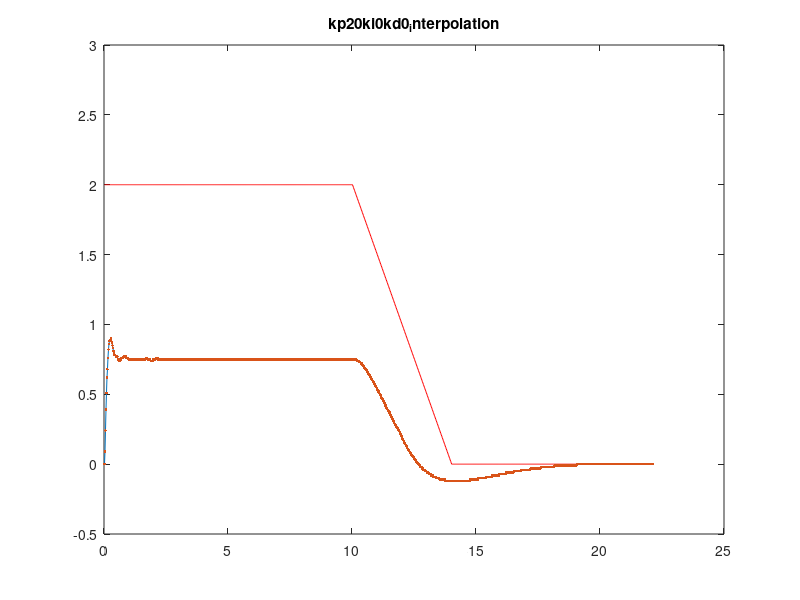

Recreate this plot in MATLAB.
clc
clear
%close all
fid1 = fopen('target.txt','rt');
fid2 = fopen('feedback.txt','rt');

target=fscanf(fid1,'%f\n');
feedback=fscanf(fid2,'%f\n');
fclose(fid1);
fclose(fid2);
%figure;plot(sin_frequency_input,'.');hold on;plot(sin_frequency_input);hold on;
%figure;plot(pwm_input,'.');hold on;plot(pwm_input,'b');hold on;
%figure;plot(angular_speed_output,'.');hold on;plot(angular_speed_output,'b');





N=length(target);% samples
Fs=50;%50Hz
Ts=0.02;
t=Ts*(1:N);



%figure;plot(pwm_input);
figure;plot(t,target,'r');
hold on;plot(t,feedback);hold on;plot(t,feedback,'.')
title('kp20ki0kd0_interpolation');axis([0 25 -0.5 3]);
